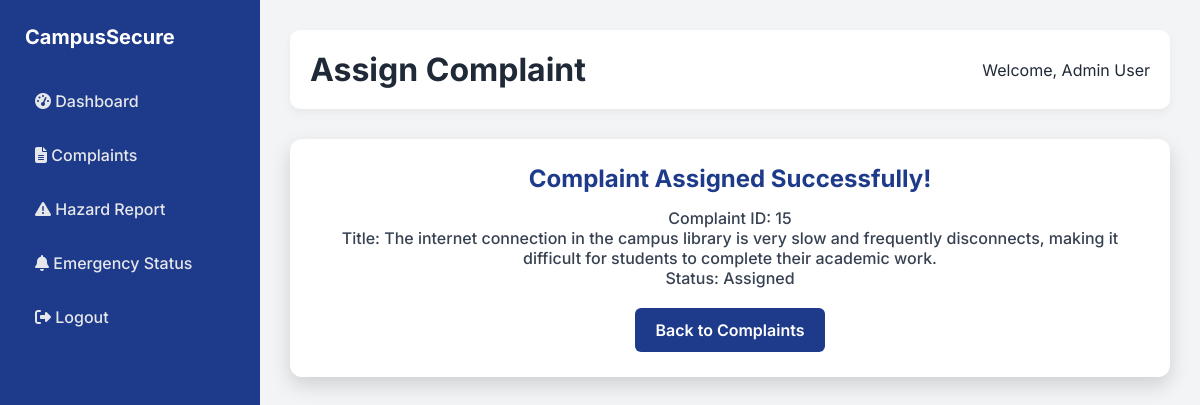
The app's page /staff/assign_complaint.php?id=15 (signed in) with its own data.
### tables this page shows
CREATE TABLE `complaints` (
  `complaint_id` int(11) NOT NULL,
  `title` varchar(255) DEFAULT NULL,
  `description` text DEFAULT NULL,
  `status` enum('Pending','Assigned','Resolved') DEFAULT 'Pending',
  `assigned_to` int(11) DEFAULT NULL,
  `created_at` timestamp NOT NULL DEFAULT current_timestamp()
);

### staff/assign_complaint.php (the view, shortened to what this page needs)
<?php
include "../backend/db.php";
$currentPage = basename($_SERVER['PHP_SELF']);
$complaint_id = intval($_GET['id']);
$update = $conn->query("UPDATE complaints SET status='Assigned' WHERE complaint_id=$complaint_id");
$complaint = $conn->query("SELECT * FROM complaints WHERE complaint_id=$complaint_id")->fetch_assoc();
?>
<!DOCTYPE html>
<html lang="en">
<head>
<link rel="stylesheet" href="../assets/css/style.css">
<link rel="stylesheet" href="https://cdnjs.cloudflare.com/ajax/libs/font-awesome/6.4.0/css/all.min.css">
</head>
<body>
<div class="wrapper">
  <div class="sidebar">
    <h2>CampusSecure</h2>
    <a href="dashboard.php" class="<?= ($currentPage == 'dashboard.php') ? 'active' : '' ?>">
        <i class="fas fa-tachometer-alt"></i> Dashboard
    </a>
    <a href="complaints.php" class="<?= ($currentPage == 'complaints.php') ? 'active' : '' ?>">
        <i class="fas fa-file-alt"></i> Complaints
    </a>
    <a href="hazard_report.php" class="<?= ($currentPage == 'hazard_report.php') ? 'active' : '' ?>">
        <i class="fas fa-exclamation-triangle"></i> Hazard Report
    </a>
    <a href="emergency_status.php" class="<?= ($currentPage == 'emergency_status.php') ? 'active' : '' ?>">
        <i class="fas fa-bell"></i> Emergency Status
    </a>
    <a href="../auth/logout.php">
        <i class="fas fa-sign-out-alt"></i> Logout
    </a>
  </div>
  <div class="main">
    <div class="header" style="display:flex; justify-content: space-between; align-items:center;">
        <h1>Assign Complaint</h1>
        <span>Welcome, <?= $_SESSION['staff']['name'] ?></span>
    </div>
    <div class="confirmation-card">
        <?php if($update): ?>
            <h2>Complaint Assigned Successfully!</h2>
            <p>Complaint ID: <?= $complaint['complaint_id'] ?><br>
               Title: <?= $complaint['title'] ?><br>
               Status: <?= $complaint['status'] ?></p>
            <a href="complaints.php">Back to Complaints</a>
        <?php else: ?>
            <h2>Failed to Assign Complaint</h2>
            <p>Please try again or contact administrator.</p>
            <a href="complaints.php">Back to Complaints</a>
        <?php endif; ?>
    </div>
  </div>
</div>
</body>
</html>

### assets/css/style.css (style rules this page uses)
* { box-sizing: border-box; margin: 0; padding: 0; }
body { font-family: 'Inter', sans-serif; background: #F3F4F6; color: #1F2937; }
.wrapper { display: flex; min-height: 100vh; }
.sidebar { width: 260px; background: #1E3A8A; color: #fff; padding: 25px; }
.sidebar h2 { font-size: 20px; margin-bottom: 30px; }
.sidebar a { display: block; color: #E5E7EB; text-decoration: none; padding: 12px 10px; border-radius: 6px; margin-bottom: 10px; font-weight: 500; }
.main { flex: 1; padding: 30px; }
.header { background: #fff; padding: 20px; border-radius: 10px; margin-bottom: 25px; box-shadow: 0 4px 10px rgba(0,0,0,0.05); }

### staff/assign_complaint.php (style rules this page uses)
.confirmation-card { background: #fff; padding: 25px; border-radius: 12px; box-shadow: 0 8px 20px rgba(0,0,0,0.15); text-align: center; margin-top: 30px; }
.confirmation-card h2 { color: #1E3A8A; margin-bottom: 15px; }
.confirmation-card p { color: #374151; font-weight: 500; margin-bottom: 20px; }
.confirmation-card a { display: inline-block; padding: 12px 20px; background: #1E3A8A; color: #fff; border-radius: 6px; text-decoration: none; font-weight: 600; }

### records on screen
complaints: complaint_id "15", title "The internet connection in the campus library is very slow and frequently disconnects, making it difficult for students to complete their academic work.", status "Assigned"

### other values on screen
$_SESSION['staff']['name'] "Admin User"
